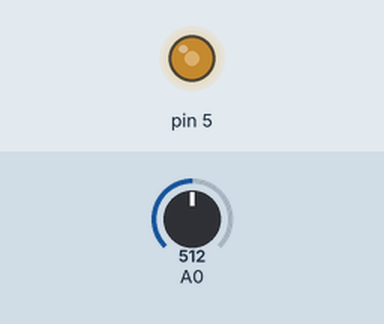
Bench run of a sketch on a simulated Arduino Uno, built with avr-gcc and run on an emulated ATmega328P. Shown: output pins drawn as LEDs (lit = HIGH). Inputs (shaded band) come from the test bench; at power-on: A0 = 512.

Above: at 1.2 s.
1.3 s: A0 set to 716
At 2.5 s:
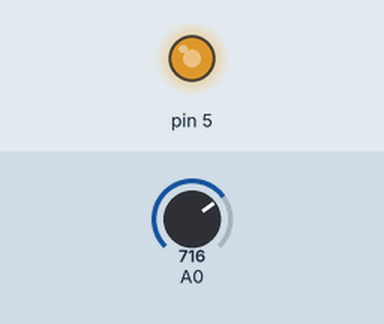
2.8 s: A0 set to 900
At 3.8 s:
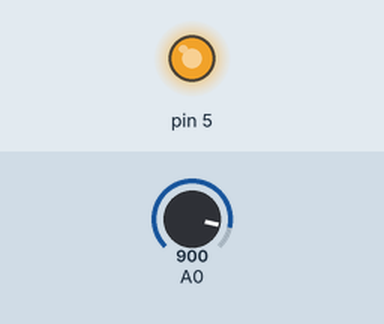
4.3 s: A0 set to 122
At 4.9 s:
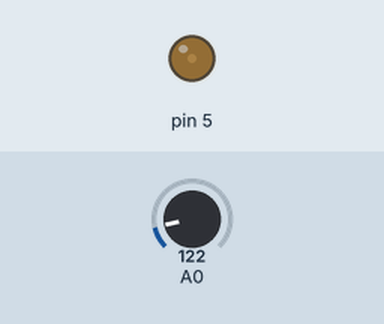
5.8 s: A0 set to 0
At 6.1 s:
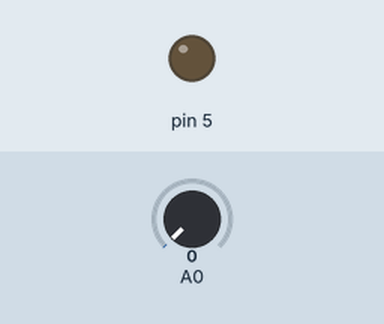
7.3 s: A0 set to 511
At 8.4 s:
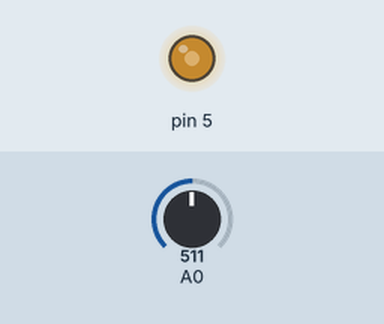
Timing chart, 0 to 9.8 s (numbered marks = the images above; inputs shaded):
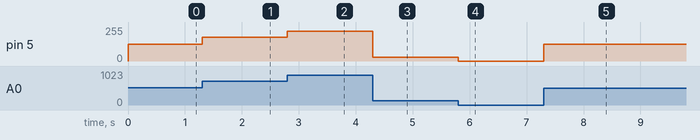

The sketch:

SENSOR_TEMP_3_DISPLAYS.ino
```cpp
//Diseño y Simulación -->https://www.tinkercad.com/things/5CndQvO0D4m
int brillo;
int posicion;
void setup()
{

}

void loop()
{
  posicion=analogRead(A0);
  brillo=map(posicion,0,1023,0,255);
  analogWrite(5,brillo);


}
```

Measured:
- after the input at 1.3 s, pin 5: 127/255 → 178/255 at once
- after the input at 2.8 s, pin 5: 178/255 → 224/255 at once
- after the input at 4.3 s, pin 5: 224/255 → 30/255 at once
- after the input at 5.8 s, pin 5: 30/255 → 0/255 at once
- after the input at 7.3 s, pin 5: 0/255 → 127/255 at once
